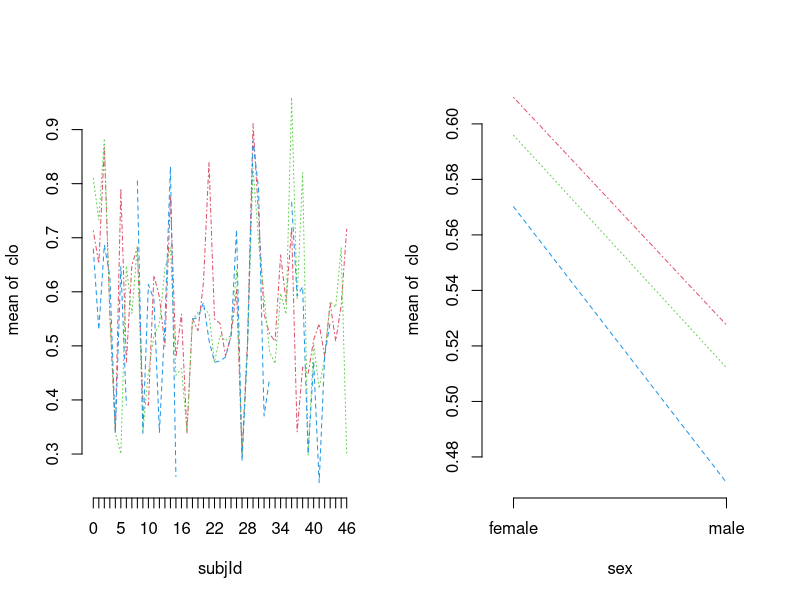
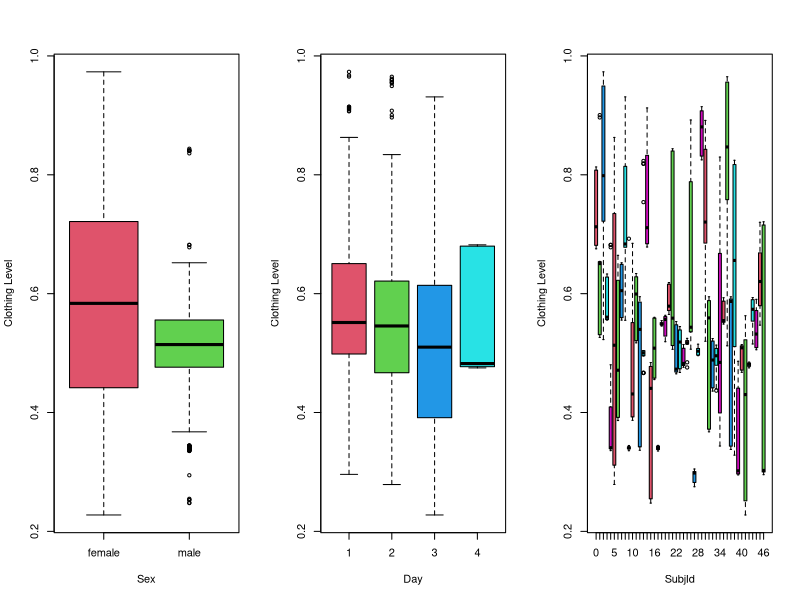
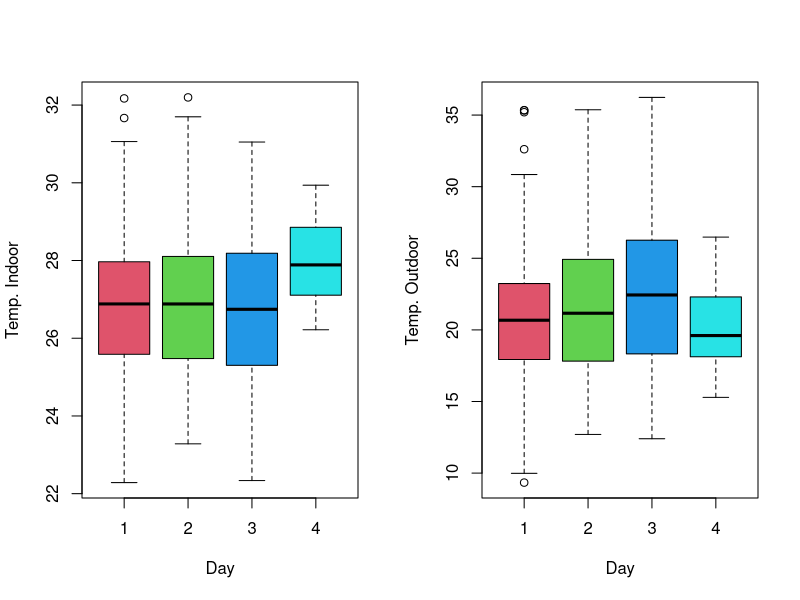
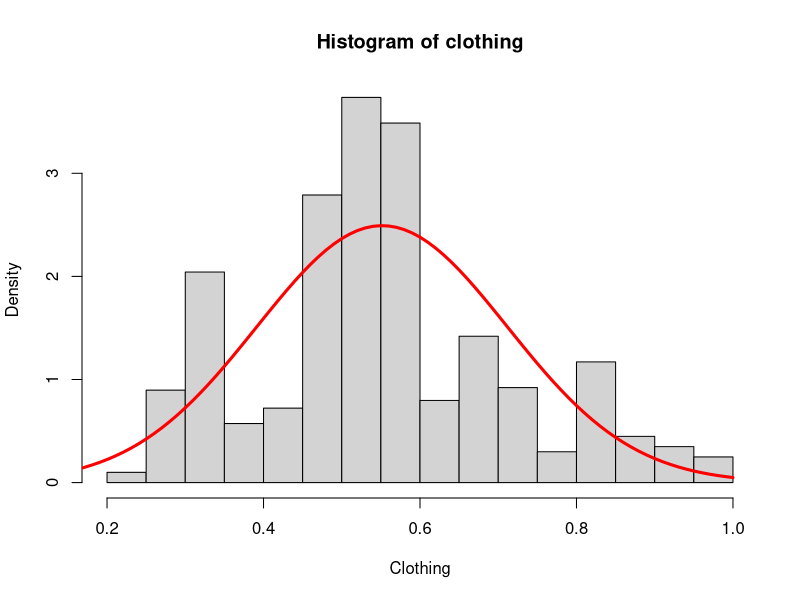
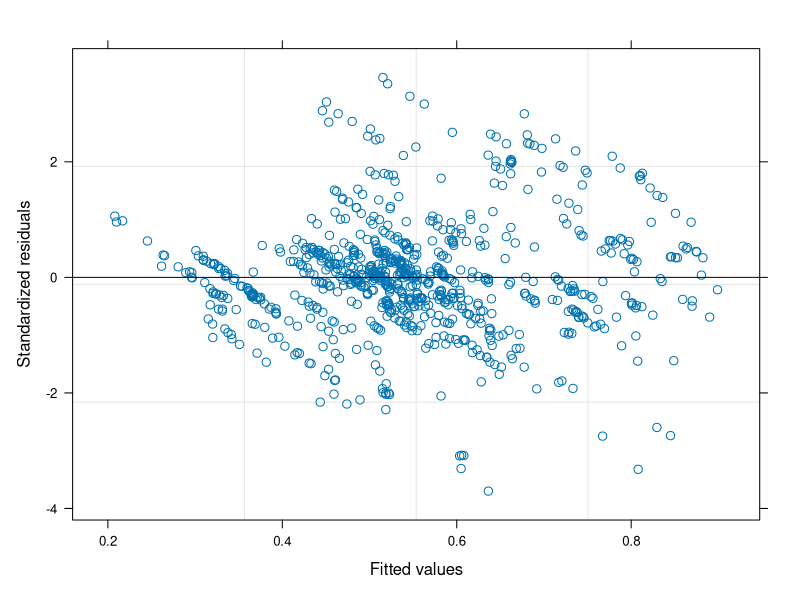
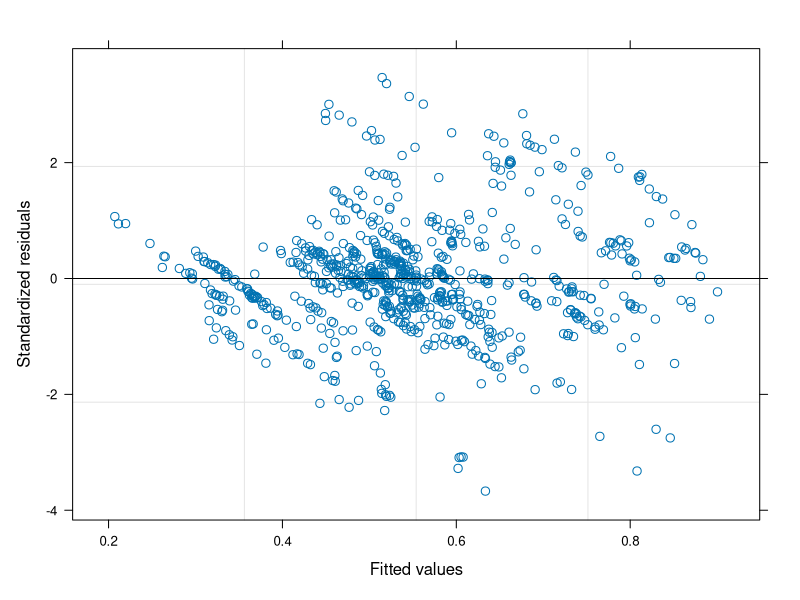
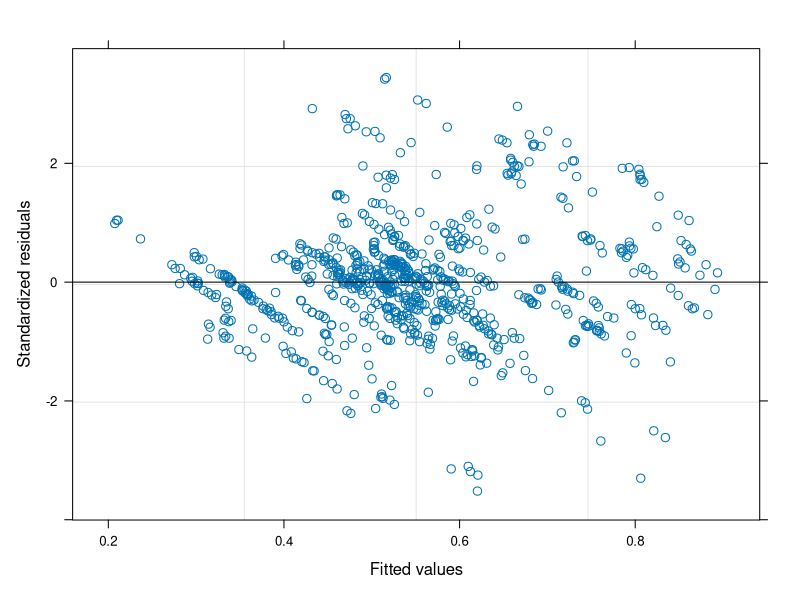
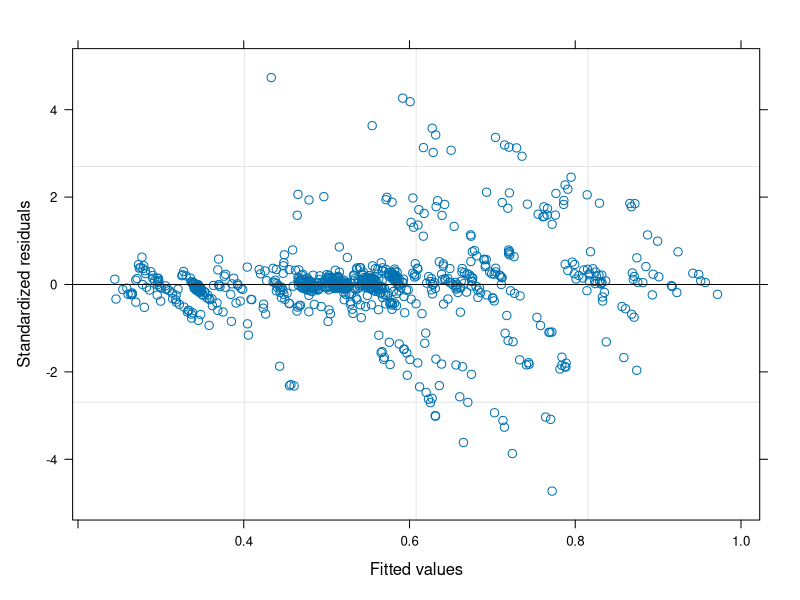

Reproduce these figures in R, in order. (Note: this script raises an error after producing the figures.)
# Assignment 3 - Adv. Data Analysis and Statistical Modelling
library(lme4)
library(readr)
library(xtable)
library(plyr)
library(corrplot)
library(nlme)
library(gclus)
library(stats)
library(emmeans)

setwd("~/Documents/Studie/Mst-Sem2-2021/Advanced Data Analysis and Stastitical Modelling/Assignment 3")

Clothing = read.csv('clothingFullAss03.csv')

## Exploratory Analysis #### 

# The subject is measured 6 times a day for 3 days.

par(mfrow=c(1,2))
with(Clothing, {
  interaction.plot(subjId, day, clo, legend=FALSE, 
                   bty="n", col=2:11, xtick = TRUE)
  interaction.plot(sex, day, clo, legend=FALSE, 
                   bty="n", col=2:11, xtick = TRUE)})
par(mfrow=c(1,1))


par(mfrow=c(1,3))
boxplot(Clothing$clo ~Clothing$sex, col=2:6, xlab = "Sex", ylab = "Clothing Level")
boxplot(Clothing$clo ~Clothing$day, col=2:6, xlab = "Day", ylab = "Clothing Level")
boxplot(Clothing$clo ~Clothing$subjId, col=2:6, xlab = "SubjId", ylab = "Clothing Level")

par(mfrow=c(1,2))
boxplot(Clothing$tInOp ~Clothing$day, col=2:6, xlab = "Day", ylab = "Temp. Indoor")
boxplot(Clothing$tOut ~Clothing$day, col=2:6, xlab = "Day", ylab = "Temp. Outdoor")

par(mfrow=c(1,1))
# DENSITY PLOT OF CLOTHING  
clothing = Clothing$clo
# Density plot of Clo: 
f<-function(x){dnorm(x,mean=mean(clothing,na.rm=T),
                     sd=sd(clothing,na.rm=T))} 
hist(clothing,xlab='Clothing',probability=T)
curve(f,0,1,lwd=3,col="red",add=T) 
rm(f)



## Mixed Effect Model that use subjId as a random effect ####

Clothing$sex = factor(Clothing$sex)
Clothing$day = factor(Clothing$day)

model0 <- lme(clo ~ tOut*tInOp*sex, random= ~ 1|subjId, data=Clothing, method="REML")
logLik(model0)
anova(model0)
summary(model0)

model1 <- lme(clo ~ tOut*tInOp+ tOut*sex+tInOp*sex+tOut*day+tInOp*day, random= ~ 1|subjId, data=Clothing, method="REML")
logLik(model1)
anova(model1)
summary(model1)
plot(model1)

model2 <- lme(clo ~ tOut+tInOp+ tOut*sex+tInOp*sex+tOut*day+tInOp*day, random= ~ 1|subjId, data=Clothing, method="REML")
logLik(model2)
anova(model2)
summary(model2)
plot(model2)

model3 <- lme(clo ~ tOut*sex+tOut*day+time, random= ~ 1|subjId, data=Clothing, method="REML")
logLik(model3)
anova(model3)
summary(model3)
plot(model3)
# add weights as their is dispersion in the end of the residuals



## Mixed Effect Model that 

model3 <- lme(clo ~ tInOp*sex+ tOut*sex+tOut*tInOp, random= ~ 1|subjId/day, data=Clothing, method="REML")
logLik(model3)
anova(model3)
summary(model3)
plot(model3)
# add weights as their is dispersion in the end of the residuals

model4 <- lme(clo ~ tInOp*sex+ tOut*sex, random= ~ 1|subjId/day, data=Clothing, method="REML")
logLik(model4)
anova(model4)
summary(model4)
plot(model4)


model5 <- lme(clo ~ tInOp*sex+ tOut, random= ~ 1|subjId/day, data=Clothing, method="REML")
logLik(model5)
anova(model5)
summary(model5)
plot(model5)

model6 <- lme(clo ~ tInOp*sex+ tOut,weights=~var, random= ~ 1|subjId/day, data=Clothing, method="REML")
logLik(model6)
anova(model6)
summary(model6)
plot(model6)

## Q.4 - model including within day auto-correlation 
# (repeated measurement set up), with subDay as random effect, you should only 
# consider random intercepts in these models.



fit.exp<- lme(clo ~ tInOp+sex+ tOut,random=~1|subDay,
                correlation=corExp(form=~1|subDay),
                data=Clothing,
                method="ML")
logLik(fit.exp)

plot(Variogram(fit.exp), main='Exp')

plot(fit.exp)
qqnorm(fit.exp)
